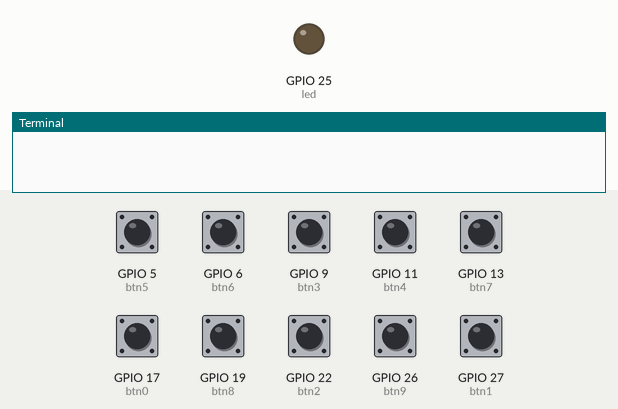
This program was run on a simulated Raspberry Pi (BCM pin numbers). Shown: output pins drawn as LEDs (lit = HIGH), the last lines printed to the terminal. The inputs (shaded band) are chosen by the test bench; at power-on: GPIO 5 (btn5), GPIO 6 (btn6), GPIO 9 (btn3), GPIO 11 (btn4), GPIO 13 (btn7), GPIO 17 (btn0), GPIO 19 (btn8), GPIO 22 (btn2), GPIO 26 (btn9), GPIO 27 (btn1) HIGH.

Above: at 1.2 s.
1.3 s: GPIO 26 (btn9) pulled LOW for 0.15 s
At 2.5 s:
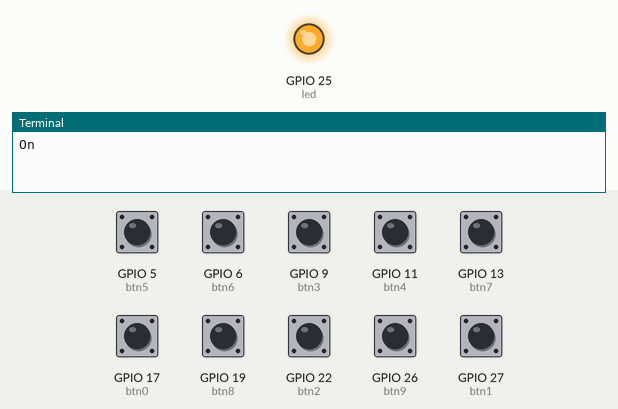
4.5 s: GPIO 17 (btn0) pulled LOW for 0.15 s
At 5.5 s:
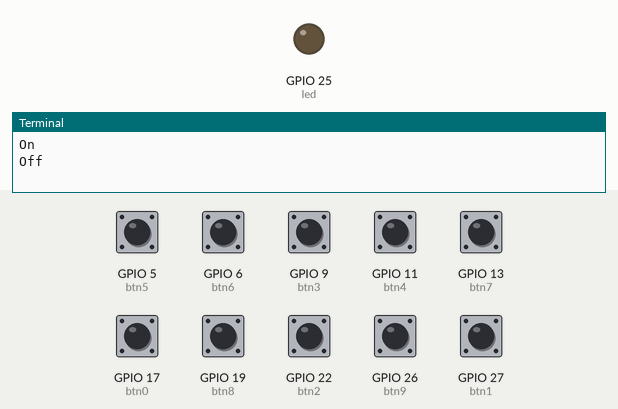
6.1 s: GPIO 26 (btn9) pulled LOW for 1 s
At 7.4 s:
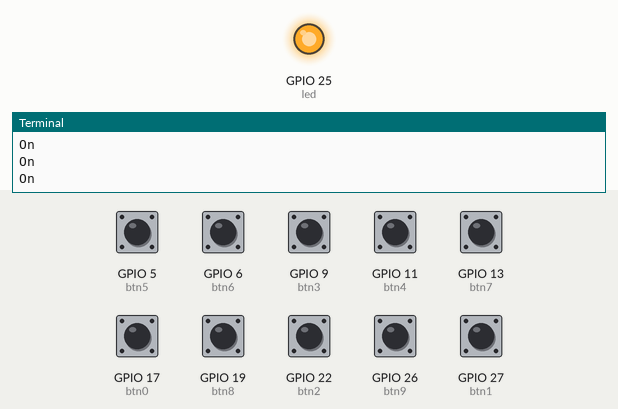
8.6 s: GPIO 17 (btn0) pulled LOW for 1 s
At 10.1 s:
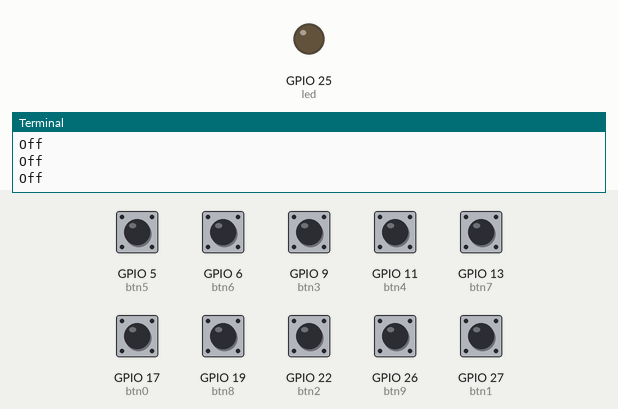
Timing chart, 0 to 11.6 s (numbered marks = the images above; inputs shaded):
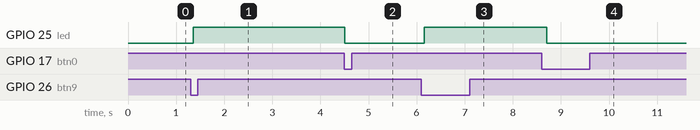

The program:

buttonTest.py
```python
from gpiozero import Button, LED
import RPi.GPIO as GPIO
from time import sleep

# Variables
BUTTON_BOUNCE_SLEEP_SEC = 0.15

# Hardware GPIO setup
btn0 = Button(17)
btn1 = Button(27)
btn2 = Button(22)
btn3 = Button(9)
btn4 = Button(11)
btn5 = Button(5)
btn6 = Button(6)
btn7 = Button(13)
btn8 = Button(19)
btn9 = Button(26)
led = LED(25)

# Data collection
while True:
	if btn0.is_pressed:
		led.off()
		print("Off")
	elif btn1.is_pressed:
		print("Btn 1")
	elif btn2.is_pressed:
		print("Btn 2")
	elif btn3.is_pressed:
		print("Btn 3")
	elif btn4.is_pressed:
		print("Btn 4")
	elif btn5.is_pressed:
		print("Btn 5")
	elif btn6.is_pressed:
		print("Btn 6")
	elif btn7.is_pressed:
		print("Btn 7")
	elif btn8.is_pressed:
		print("Btn 8")
	elif btn9.is_pressed:
		led.on()
		print("On")
	#else:

	sleep(BUTTON_BOUNCE_SLEEP_SEC)


# Just in case, cleanup GPIO signals
GPIO.cleanup()
```

Measured:
- after the input at 1.3 s, GPIO 25 (led): LOW → HIGH after 0.05 s
- after the input at 4.5 s, GPIO 25 (led): HIGH → LOW at once
- after the input at 6.1 s, GPIO 25 (led): LOW → HIGH after 0.06 s
- after the input at 8.6 s, GPIO 25 (led): HIGH → LOW after 0.11 s
